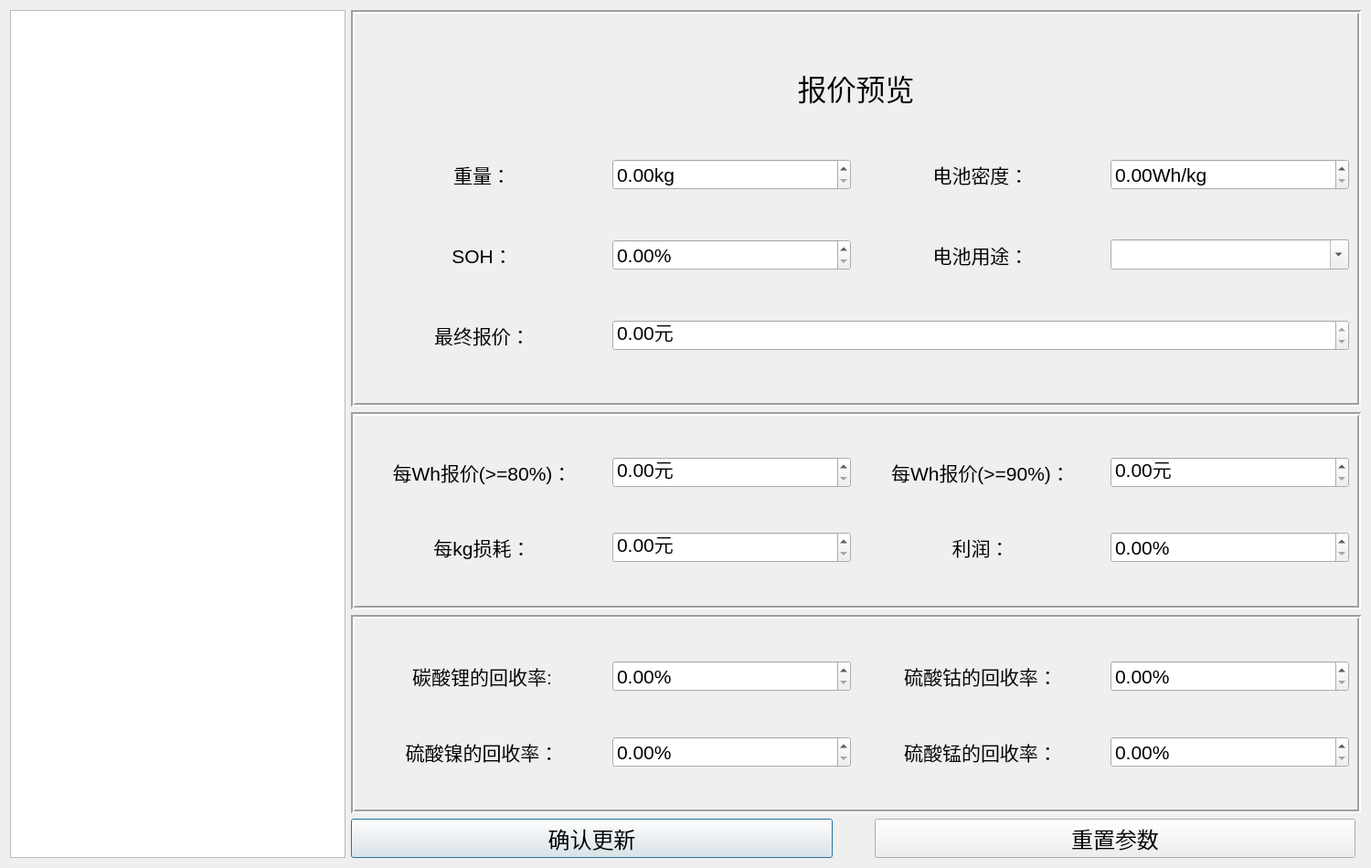
<?xml version="1.0" encoding="UTF-8"?>
<ui version="4.0">
 <class>quotationDialog</class>
 <widget class="QDialog" name="quotationDialog">
  <property name="geometry">
   <rect>
    <x>0</x>
    <y>0</y>
    <width>1500</width>
    <height>950</height>
   </rect>
  </property>
  <property name="minimumSize">
   <size>
    <width>1500</width>
    <height>950</height>
   </size>
  </property>
  <property name="focusPolicy">
   <enum>Qt::StrongFocus</enum>
  </property>
  <property name="windowTitle">
   <string>报价参数</string>
  </property>
  <layout class="QGridLayout" name="gridLayout_2" rowstretch="2,1,1,1" columnstretch="1,3,0">
   <item row="0" column="0" rowspan="4">
    <widget class="QListWidget" name="batteryName_listWidget">
     <property name="font">
      <font>
       <pointsize>16</pointsize>
      </font>
     </property>
    </widget>
   </item>
   <item row="0" column="1" colspan="2">
    <widget class="QFrame" name="frame_3">
     <property name="font">
      <font>
       <pointsize>12</pointsize>
      </font>
     </property>
     <property name="frameShape">
      <enum>QFrame::Box</enum>
     </property>
     <property name="frameShadow">
      <enum>QFrame::Sunken</enum>
     </property>
     <property name="lineWidth">
      <number>2</number>
     </property>
     <layout class="QGridLayout" name="gridLayout" rowstretch="1,1,1,1" columnstretch="1,1,1,1">
      <property name="horizontalSpacing">
       <number>12</number>
      </property>
      <property name="verticalSpacing">
       <number>6</number>
      </property>
      <item row="2" column="0">
       <widget class="QLabel" name="label_16">
        <property name="font">
         <font>
          <pointsize>16</pointsize>
         </font>
        </property>
        <property name="text">
         <string>SOH：</string>
        </property>
        <property name="alignment">
         <set>Qt::AlignCenter</set>
        </property>
       </widget>
      </item>
      <item row="2" column="2">
       <widget class="QLabel" name="label_18">
        <property name="font">
         <font>
          <pointsize>16</pointsize>
         </font>
        </property>
        <property name="text">
         <string>电池用途：</string>
        </property>
        <property name="alignment">
         <set>Qt::AlignCenter</set>
        </property>
       </widget>
      </item>
      <item row="2" column="3">
       <widget class="QComboBox" name="usage_comboBox">
        <property name="sizePolicy">
         <sizepolicy hsizetype="Preferred" vsizetype="Maximum">
          <horstretch>0</horstretch>
          <verstretch>0</verstretch>
         </sizepolicy>
        </property>
        <property name="font">
         <font>
          <pointsize>16</pointsize>
         </font>
        </property>
        <property name="editable">
         <bool>true</bool>
        </property>
       </widget>
      </item>
      <item row="1" column="2">
       <widget class="QLabel" name="label_20">
        <property name="font">
         <font>
          <pointsize>16</pointsize>
         </font>
        </property>
        <property name="text">
         <string>电池密度：</string>
        </property>
        <property name="alignment">
         <set>Qt::AlignCenter</set>
        </property>
       </widget>
      </item>
      <item row="3" column="0">
       <widget class="QLabel" name="label_19">
        <property name="font">
         <font>
          <pointsize>16</pointsize>
         </font>
        </property>
        <property name="text">
         <string>最终报价：</string>
        </property>
        <property name="alignment">
         <set>Qt::AlignCenter</set>
        </property>
       </widget>
      </item>
      <item row="1" column="3">
       <widget class="QDoubleSpinBox" name="energyDensity">
        <property name="sizePolicy">
         <sizepolicy hsizetype="Preferred" vsizetype="Maximum">
          <horstretch>0</horstretch>
          <verstretch>0</verstretch>
         </sizepolicy>
        </property>
        <property name="font">
         <font>
          <pointsize>16</pointsize>
         </font>
        </property>
        <property name="suffix">
         <string>Wh/kg</string>
        </property>
        <property name="maximum">
         <double>9999999.000000000000000</double>
        </property>
       </widget>
      </item>
      <item row="1" column="0">
       <widget class="QLabel" name="label_17">
        <property name="font">
         <font>
          <pointsize>16</pointsize>
         </font>
        </property>
        <property name="text">
         <string>重量：</string>
        </property>
        <property name="alignment">
         <set>Qt::AlignCenter</set>
        </property>
       </widget>
      </item>
      <item row="1" column="1">
       <widget class="QDoubleSpinBox" name="weight">
        <property name="sizePolicy">
         <sizepolicy hsizetype="Preferred" vsizetype="Maximum">
          <horstretch>0</horstretch>
          <verstretch>0</verstretch>
         </sizepolicy>
        </property>
        <property name="font">
         <font>
          <pointsize>16</pointsize>
         </font>
        </property>
        <property name="suffix">
         <string>kg</string>
        </property>
        <property name="maximum">
         <double>9999999999.000000000000000</double>
        </property>
       </widget>
      </item>
      <item row="2" column="1">
       <widget class="QDoubleSpinBox" name="SOH">
        <property name="sizePolicy">
         <sizepolicy hsizetype="Preferred" vsizetype="Maximum">
          <horstretch>0</horstretch>
          <verstretch>0</verstretch>
         </sizepolicy>
        </property>
        <property name="font">
         <font>
          <pointsize>16</pointsize>
         </font>
        </property>
        <property name="suffix">
         <string>%</string>
        </property>
        <property name="maximum">
         <double>100.000000000000000</double>
        </property>
       </widget>
      </item>
      <item row="3" column="1" colspan="3">
       <widget class="QDoubleSpinBox" name="finalPrice">
        <property name="sizePolicy">
         <sizepolicy hsizetype="Preferred" vsizetype="Maximum">
          <horstretch>0</horstretch>
          <verstretch>0</verstretch>
         </sizepolicy>
        </property>
        <property name="font">
         <font>
          <pointsize>16</pointsize>
         </font>
        </property>
        <property name="readOnly">
         <bool>true</bool>
        </property>
        <property name="suffix">
         <string>元</string>
        </property>
        <property name="maximum">
         <double>9999999999.000000000000000</double>
        </property>
       </widget>
      </item>
      <item row="0" column="0" colspan="4">
       <widget class="QLabel" name="label_9">
        <property name="sizePolicy">
         <sizepolicy hsizetype="Preferred" vsizetype="Maximum">
          <horstretch>0</horstretch>
          <verstretch>0</verstretch>
         </sizepolicy>
        </property>
        <property name="font">
         <font>
          <pointsize>24</pointsize>
         </font>
        </property>
        <property name="text">
         <string>报价预览</string>
        </property>
        <property name="alignment">
         <set>Qt::AlignCenter</set>
        </property>
       </widget>
      </item>
     </layout>
    </widget>
   </item>
   <item row="1" column="1" colspan="2">
    <widget class="QFrame" name="frame">
     <property name="frameShape">
      <enum>QFrame::Box</enum>
     </property>
     <property name="frameShadow">
      <enum>QFrame::Sunken</enum>
     </property>
     <property name="lineWidth">
      <number>2</number>
     </property>
     <layout class="QGridLayout" name="gridLayout_3">
      <property name="spacing">
       <number>12</number>
      </property>
      <item row="0" column="0">
       <widget class="QLabel" name="label">
        <property name="font">
         <font>
          <pointsize>16</pointsize>
         </font>
        </property>
        <property name="text">
         <string>每Wh报价(&gt;=80%)：</string>
        </property>
        <property name="alignment">
         <set>Qt::AlignCenter</set>
        </property>
       </widget>
      </item>
      <item row="0" column="1">
       <widget class="QDoubleSpinBox" name="unitPrice_80">
        <property name="sizePolicy">
         <sizepolicy hsizetype="Preferred" vsizetype="Maximum">
          <horstretch>0</horstretch>
          <verstretch>0</verstretch>
         </sizepolicy>
        </property>
        <property name="font">
         <font>
          <pointsize>16</pointsize>
         </font>
        </property>
        <property name="suffix">
         <string>元</string>
        </property>
        <property name="singleStep">
         <double>0.100000000000000</double>
        </property>
       </widget>
      </item>
      <item row="0" column="2">
       <widget class="QLabel" name="label_3">
        <property name="font">
         <font>
          <pointsize>16</pointsize>
         </font>
        </property>
        <property name="text">
         <string>每Wh报价(&gt;=90%)：</string>
        </property>
        <property name="alignment">
         <set>Qt::AlignCenter</set>
        </property>
       </widget>
      </item>
      <item row="0" column="3">
       <widget class="QDoubleSpinBox" name="unitPrice_90">
        <property name="sizePolicy">
         <sizepolicy hsizetype="Preferred" vsizetype="Maximum">
          <horstretch>0</horstretch>
          <verstretch>0</verstretch>
         </sizepolicy>
        </property>
        <property name="font">
         <font>
          <pointsize>16</pointsize>
         </font>
        </property>
        <property name="suffix">
         <string>元</string>
        </property>
        <property name="singleStep">
         <double>0.100000000000000</double>
        </property>
       </widget>
      </item>
      <item row="1" column="0">
       <widget class="QLabel" name="label_2">
        <property name="font">
         <font>
          <pointsize>16</pointsize>
         </font>
        </property>
        <property name="whatsThis">
         <string>每kg的电费，人力，化学试剂等</string>
        </property>
        <property name="text">
         <string>每kg损耗：</string>
        </property>
        <property name="alignment">
         <set>Qt::AlignCenter</set>
        </property>
       </widget>
      </item>
      <item row="1" column="1">
       <widget class="QDoubleSpinBox" name="price_per_kilo">
        <property name="sizePolicy">
         <sizepolicy hsizetype="Preferred" vsizetype="Maximum">
          <horstretch>0</horstretch>
          <verstretch>0</verstretch>
         </sizepolicy>
        </property>
        <property name="font">
         <font>
          <pointsize>16</pointsize>
         </font>
        </property>
        <property name="suffix">
         <string>元</string>
        </property>
        <property name="maximum">
         <double>9999999.000000000000000</double>
        </property>
       </widget>
      </item>
      <item row="1" column="2">
       <widget class="QLabel" name="label_4">
        <property name="font">
         <font>
          <pointsize>16</pointsize>
         </font>
        </property>
        <property name="text">
         <string>利润：</string>
        </property>
        <property name="alignment">
         <set>Qt::AlignCenter</set>
        </property>
       </widget>
      </item>
      <item row="1" column="3">
       <widget class="QDoubleSpinBox" name="profit">
        <property name="sizePolicy">
         <sizepolicy hsizetype="Preferred" vsizetype="Maximum">
          <horstretch>0</horstretch>
          <verstretch>0</verstretch>
         </sizepolicy>
        </property>
        <property name="font">
         <font>
          <pointsize>16</pointsize>
         </font>
        </property>
        <property name="suffix">
         <string>%</string>
        </property>
        <property name="maximum">
         <double>100.000000000000000</double>
        </property>
       </widget>
      </item>
     </layout>
    </widget>
   </item>
   <item row="2" column="1" colspan="2">
    <widget class="QFrame" name="frame_2">
     <property name="frameShape">
      <enum>QFrame::Box</enum>
     </property>
     <property name="frameShadow">
      <enum>QFrame::Sunken</enum>
     </property>
     <property name="lineWidth">
      <number>2</number>
     </property>
     <layout class="QGridLayout" name="gridLayout_4">
      <property name="spacing">
       <number>12</number>
      </property>
      <item row="0" column="1">
       <widget class="QDoubleSpinBox" name="LCE_transitionRatio">
        <property name="sizePolicy">
         <sizepolicy hsizetype="Preferred" vsizetype="Maximum">
          <horstretch>0</horstretch>
          <verstretch>0</verstretch>
         </sizepolicy>
        </property>
        <property name="font">
         <font>
          <pointsize>16</pointsize>
         </font>
        </property>
        <property name="suffix">
         <string>%</string>
        </property>
        <property name="maximum">
         <double>100.000000000000000</double>
        </property>
       </widget>
      </item>
      <item row="1" column="3">
       <widget class="QDoubleSpinBox" name="MnSo4_transitionRatio">
        <property name="sizePolicy">
         <sizepolicy hsizetype="Preferred" vsizetype="Maximum">
          <horstretch>0</horstretch>
          <verstretch>0</verstretch>
         </sizepolicy>
        </property>
        <property name="font">
         <font>
          <pointsize>16</pointsize>
         </font>
        </property>
        <property name="suffix">
         <string>%</string>
        </property>
        <property name="maximum">
         <double>100.000000000000000</double>
        </property>
       </widget>
      </item>
      <item row="0" column="2">
       <widget class="QLabel" name="label_7">
        <property name="font">
         <font>
          <pointsize>16</pointsize>
         </font>
        </property>
        <property name="text">
         <string>硫酸钴的回收率：</string>
        </property>
        <property name="alignment">
         <set>Qt::AlignCenter</set>
        </property>
       </widget>
      </item>
      <item row="1" column="1">
       <widget class="QDoubleSpinBox" name="NiSo4_transitionRatio">
        <property name="sizePolicy">
         <sizepolicy hsizetype="Preferred" vsizetype="Maximum">
          <horstretch>0</horstretch>
          <verstretch>0</verstretch>
         </sizepolicy>
        </property>
        <property name="font">
         <font>
          <pointsize>16</pointsize>
         </font>
        </property>
        <property name="suffix">
         <string>%</string>
        </property>
        <property name="maximum">
         <double>100.000000000000000</double>
        </property>
       </widget>
      </item>
      <item row="1" column="2">
       <widget class="QLabel" name="label_6">
        <property name="font">
         <font>
          <pointsize>16</pointsize>
         </font>
        </property>
        <property name="text">
         <string>硫酸锰的回收率：</string>
        </property>
        <property name="alignment">
         <set>Qt::AlignCenter</set>
        </property>
       </widget>
      </item>
      <item row="0" column="3">
       <widget class="QDoubleSpinBox" name="CoSo4_transitionRatio">
        <property name="sizePolicy">
         <sizepolicy hsizetype="Preferred" vsizetype="Maximum">
          <horstretch>0</horstretch>
          <verstretch>0</verstretch>
         </sizepolicy>
        </property>
        <property name="font">
         <font>
          <pointsize>16</pointsize>
         </font>
        </property>
        <property name="suffix">
         <string>%</string>
        </property>
        <property name="maximum">
         <double>100.000000000000000</double>
        </property>
       </widget>
      </item>
      <item row="1" column="0">
       <widget class="QLabel" name="label_8">
        <property name="font">
         <font>
          <pointsize>16</pointsize>
         </font>
        </property>
        <property name="text">
         <string>硫酸镍的回收率：</string>
        </property>
        <property name="alignment">
         <set>Qt::AlignCenter</set>
        </property>
       </widget>
      </item>
      <item row="0" column="0">
       <widget class="QLabel" name="label_5">
        <property name="font">
         <font>
          <pointsize>16</pointsize>
         </font>
        </property>
        <property name="text">
         <string>碳酸锂的回收率:</string>
        </property>
        <property name="alignment">
         <set>Qt::AlignCenter</set>
        </property>
       </widget>
      </item>
     </layout>
    </widget>
   </item>
   <item row="3" column="1">
    <layout class="QHBoxLayout" name="horizontalLayout">
     <item>
      <widget class="QPushButton" name="confirm_btn">
       <property name="font">
        <font>
         <pointsize>18</pointsize>
        </font>
       </property>
       <property name="text">
        <string>确认更新</string>
       </property>
      </widget>
     </item>
     <item>
      <spacer name="horizontalSpacer">
       <property name="orientation">
        <enum>Qt::Horizontal</enum>
       </property>
       <property name="sizeType">
        <enum>QSizePolicy::Minimum</enum>
       </property>
       <property name="sizeHint" stdset="0">
        <size>
         <width>40</width>
         <height>20</height>
        </size>
       </property>
      </spacer>
     </item>
     <item>
      <widget class="QPushButton" name="reset_btn">
       <property name="font">
        <font>
         <pointsize>18</pointsize>
        </font>
       </property>
       <property name="text">
        <string>重置参数</string>
       </property>
      </widget>
     </item>
    </layout>
   </item>
  </layout>
 </widget>
 <resources/>
 <connections/>
</ui>
